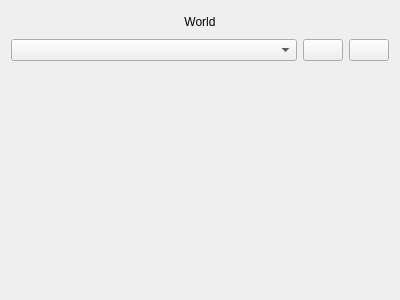
<?xml version="1.0" encoding="UTF-8"?>
<ui version="4.0">
 <class>WorldWidgetOuter</class>
 <widget class="QWidget" name="WorldWidgetOuter">
  <property name="geometry">
   <rect>
    <x>0</x>
    <y>0</y>
    <width>400</width>
    <height>300</height>
   </rect>
  </property>
  <property name="windowTitle">
   <string>Form</string>
  </property>
  <layout class="QVBoxLayout" name="verticalLayout" stretch="1,1,10">
   <item>
    <widget class="QLabel" name="label">
     <property name="text">
      <string>World</string>
     </property>
     <property name="alignment">
      <set>Qt::AlignCenter</set>
     </property>
    </widget>
   </item>
   <item>
    <layout class="QHBoxLayout" name="horizontalLayout" stretch="10,1,1">
     <item>
      <widget class="QComboBox" name="options"/>
     </item>
     <item>
      <widget class="QPushButton" name="add">
       <property name="text">
        <string/>
       </property>
       <property name="icon">
        <iconset resource="../resources/icons/icons.qrc">
         <normaloff>:/icons/plus.png</normaloff>:/icons/plus.png</iconset>
       </property>
      </widget>
     </item>
     <item>
      <widget class="QPushButton" name="remove">
       <property name="text">
        <string/>
       </property>
       <property name="icon">
        <iconset resource="../resources/icons/icons.qrc">
         <normaloff>:/icons/minus.png</normaloff>:/icons/minus.png</iconset>
       </property>
      </widget>
     </item>
    </layout>
   </item>
   <item>
    <widget class="rip::navigation::pathfollower::gui::WorldWidgetInner" name="inner" native="true"/>
   </item>
  </layout>
 </widget>
 <customwidgets>
  <customwidget>
   <class>rip::navigation::pathfollower::gui::WorldWidgetInner</class>
   <extends>QWidget</extends>
   <header>path_follower_gui/world_widget_inner.hpp</header>
   <container>1</container>
  </customwidget>
 </customwidgets>
 <resources>
  <include location="../resources/icons/icons.qrc"/>
 </resources>
 <connections/>
</ui>
